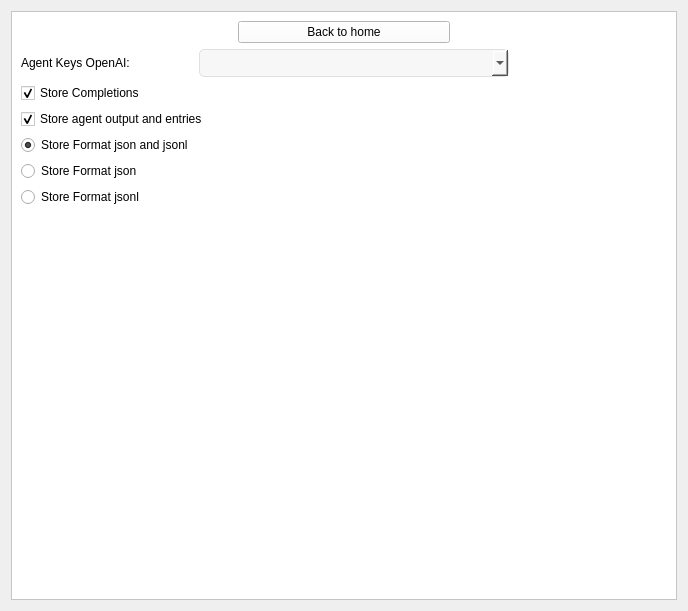
      <widget class="QWidget" name="page_5">
       <layout class="QGridLayout" name="gridLayout_7">
        <item row="0" column="0">
         <widget class="QFrame" name="frame_5">
          <property name="styleSheet">
           <string notr="true">background-color: white;</string>
          </property>
          <property name="frameShape">
           <enum>QFrame::StyledPanel</enum>
          </property>
          <property name="frameShadow">
           <enum>QFrame::Raised</enum>
          </property>
          <layout class="QGridLayout" name="gridLayout">
           <item row="2" column="2">
            <spacer name="verticalSpacer_4">
             <property name="orientation">
              <enum>Qt::Vertical</enum>
             </property>
             <property name="sizeType">
              <enum>QSizePolicy::Preferred</enum>
             </property>
             <property name="sizeHint" stdset="0">
              <size>
               <width>20</width>
               <height>181</height>
              </size>
             </property>
            </spacer>
           </item>
           <item row="1" column="0" colspan="3">
            <layout class="QGridLayout" name="gridLayout_47">
             <property name="rightMargin">
              <number>158</number>
             </property>
             <item row="2" column="0" colspan="2">
              <widget class="QCheckBox" name="StorageAgentOutput_">
               <property name="text">
                <string>Store agent output and entries</string>
               </property>
               <property name="checked">
                <bool>true</bool>
               </property>
              </widget>
             </item>
             <item row="0" column="0">
              <widget class="QLabel" name="label_34">
               <property name="text">
                <string>Agent Keys OpenAI:</string>
               </property>
              </widget>
             </item>
             <item row="4" column="0">
              <widget class="QRadioButton" name="radioButton">
               <property name="text">
                <string>Store Format json</string>
               </property>
              </widget>
             </item>
             <item row="3" column="0">
              <widget class="QRadioButton" name="StoreFormatJsonAndJsonl">
               <property name="text">
                <string>Store Format json and jsonl</string>
               </property>
               <property name="checked">
                <bool>true</bool>
               </property>
              </widget>
             </item>
             <item row="1" column="0" colspan="2">
              <widget class="QCheckBox" name="StorageAgentCompletions">
               <property name="text">
                <string>Store Completions</string>
               </property>
               <property name="checked">
                <bool>true</bool>
               </property>
              </widget>
             </item>
             <item row="6" column="0" colspan="2">
              <spacer name="verticalSpacer_14">
               <property name="orientation">
                <enum>Qt::Vertical</enum>
               </property>
               <property name="sizeType">
                <enum>QSizePolicy::Fixed</enum>
               </property>
               <property name="sizeHint" stdset="0">
                <size>
                 <width>20</width>
                 <height>202</height>
                </size>
               </property>
              </spacer>
             </item>
             <item row="5" column="0">
              <widget class="QRadioButton" name="radioButton_2">
               <property name="text">
                <string>Store Format jsonl</string>
               </property>
              </widget>
             </item>
             <item row="0" column="1">
              <widget class="QComboBox" name="AgentKeysOpenAI">
               <property name="sizePolicy">
                <sizepolicy hsizetype="Preferred" vsizetype="Fixed">
                 <horstretch>0</horstretch>
                 <verstretch>0</verstretch>
                </sizepolicy>
               </property>
               <property name="minimumSize">
                <size>
                 <width>310</width>
                 <height>0</height>
                </size>
               </property>
               <property name="styleSheet">
                <string notr="true">QComboBox {
    background-color: #F7F7F7;
    border: 1px solid #E0E0E0;
    border-radius: 5px;  /* Borda arredondada */
    color: black;  /* Cor do texto */
    font-size: 12px;  /* Tamanho da fonte */
    padding: 5px 10px;  /* Espaçamento interno */
}

QComboBox:hover {
    background-color: #EDEDED; /* Fundo ao passar o mouse */
}

QComboBox:pressed {
    background-color: #DCDCDC; /* Fundo ao pressionar */
}

QComboBox QAbstractItemView {
    background-color: #F7F7F7;
    border: 1px solid #E0E0E0;
    selection-background-color: #EDEDED;
    selection-color: black;
    border-radius: 10px;  /* Borda arredondada para a lista */
    font-size: 16px; /* Ajuste de fonte para itens */
}
</string>
               </property>
              </widget>
             </item>
            </layout>
           </item>
           <item row="0" column="1">
            <widget class="QPushButton" name="pushButton_5">
             <property name="text">
              <string>Back to home</string>
             </property>
            </widget>
           </item>
          </layout>
         </widget>
        </item>
       </layout>
      </widget>
